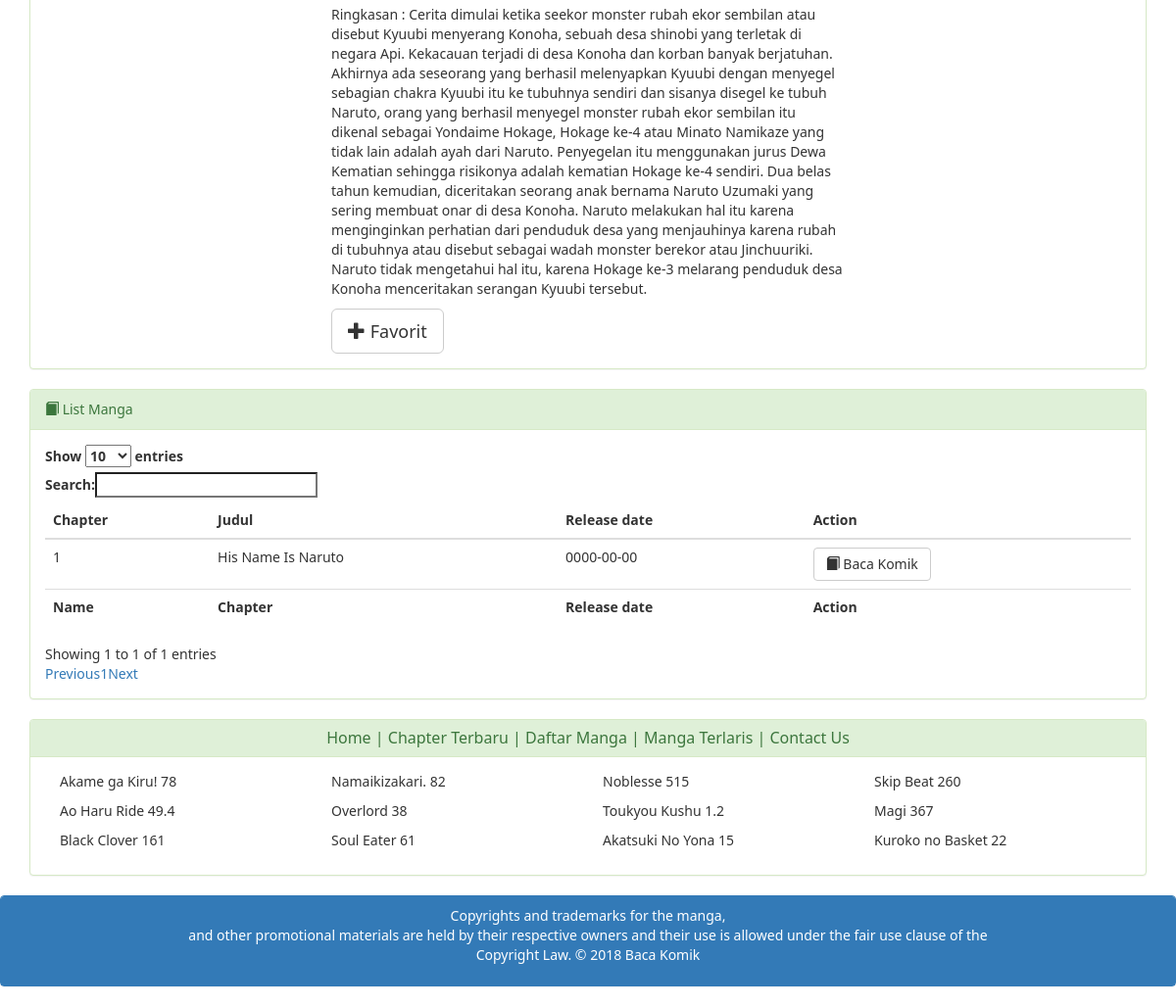
/welcome/detail/1 (lower part), run on an earlier commit of the app's database.
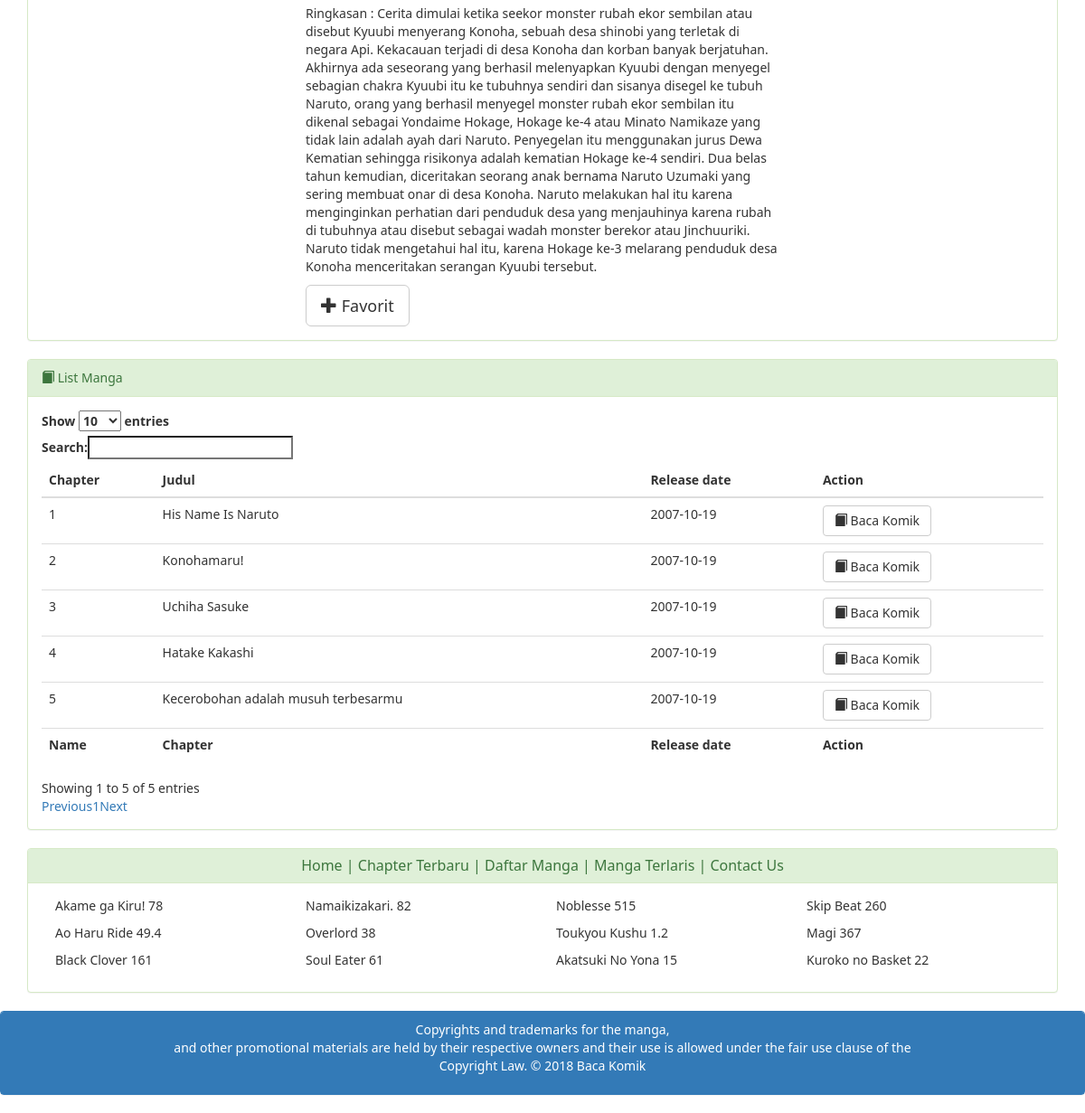
And on a later commit of the database.
### tables this page shows
CREATE TABLE `komik` (
  `idkomik` int(11) NOT NULL,
  `namakomik` varchar(255) NOT NULL,
  `pengarang` varchar(50) NOT NULL,
  `status` varchar(30) NOT NULL,
  `ringkasan` text NOT NULL,
  `cover` varchar(50) NOT NULL
);

CREATE TABLE `chapter` (
  `idchapter` int(11) NOT NULL,
  `judulchapter` varchar(255) NOT NULL,
  `volchapter` int(11) NOT NULL,
  `tanggalrilis` date NOT NULL,
  `fk_idkomik` int(11) NOT NULL
);

### application/controllers/Welcome.php (called while the page is built, shortened)
<?php
class Welcome extends CI_Controller {
	public function detail($id)
	{
		$this->load->model('home_model');
		$data["komik"] = $this->home_model->detail($id);
		$data["chapter"] = $this->home_model->chapterkomik($id);
		$this->load->view('homepagedetail',$data);
	}
}

### index.php (called while the page is built, shortened)
<?php
require_once BASEPATH.'core/CodeIgniter.php';

### application/models/home_model.php (called while the page is built, shortened)
<?php
class home_model extends CI_Model {
	public function detail($id)
	{
 		 $this->db->where('idkomik', $id);
 		 $query = $this->db->get('komik');
  		return $query->result();
	}
	public function chapterkomik($id)
	{
 		 $this->db->where('fk_idkomik', $id);
 		 $query = $this->db->get('chapter');
  		return $query->result();
	}
}

### application/views/homepagedetail.php (the view, shortened to what this page needs)
<?php $this->load->view('layout/base_start');?>
<div class="container">
<div class="container-fluid">
<div class="row">
<div class="panel panel-success">
	<div class="panel-body">
		<?php foreach ($komik as $key) { ;?>
			<div class="col-xs-6 col-sm-6 col-md-6 col-lg-6">
				<h4>Nama Komik : <?php echo $key->namakomik?></h5>
				<h4>Pembuat : <?php echo $key->pengarang?></h5>
				<h4>Status : <?php echo $key->status?></h5>
				<p>Ringkasan : <?php echo $key->ringkasan?></p>
				<a href="#"><button type="button" class="btn btn-default btn-lg" aria-label="Left Align">
				<span class="glyphicon glyphicon-plus" aria-hidden="true"></span> Favorit </button></a>
			</div>
		<?php } ?>
	</div>
</div>
</div>
</div>
    <div class="container-fluid">
            <div class="row">
            <div class="panel panel-success">
            <div class="panel-heading"><span class="glyphicon glyphicon-book"></span> List Manga </div>
            <div class="panel-body">
      <table id="example" class="table table-responsive table-hover">
        <thead>
            <tr>
                <th>Chapter</th>
                <th>Judul</th>
                <th>Release date</th>
                <th>Action</th>
            </tr>
        </thead>
        <tbody>
            <?php foreach ($chapter as $key) { ;?>
            <tr>
                <td><?php echo $key->volchapter?></td>
                <td><?php echo $key->judulchapter?></td>
                <td><?php echo $key->tanggalrilis?></td>
                <td><a href="#"><button type="button" class="btn btn-default" aria-label="Left Align">
					<span class="glyphicon glyphicon-book" aria-hidden="true"></span> Baca Komik </button></a></td>
            </tr>
            <?php } ?>
        </tbody>
        <tfoot>
            <tr>
                <th>Name</th>
                <th>Chapter</th>
                <th>Release date</th>
                <th>Action</th>
            </tr>
        </tfoot>
    </table>
</div>
</div>
</div>
</div>
</div>
<?php $this->load->view('layout/footer');?>

### application/views/layout/base_start.php (shortened to what this page needs)
<!DOCTYPE html>
<html lang="">
	<head>
		<link type="text/css" rel="stylesheet" href="https://maxcdn.bootstrapcdn.com/bootstrap/3.3.7/css/bootstrap.min.css"  media="screen,projection"/>
      	<link type="text/css" rel="stylesheet" href="https://cdn.datatables.net/1.10.19/css/dataTables.bootstrap.min.css">
	</head>
	<body>

### application/views/layout/footer.php
<footer>
<div class="container">
	<div class="panel panel-success">
		<div class="panel-heading">
			<h3 class="panel-title text-center"> Home | Chapter Terbaru | Daftar Manga | Manga Terlaris | <a href="<?php echo base_url('Welcome/contact'); ?>">Contact Us </a> </h3>
		</div>
		<div class="panel-body">
			<div class="col-xs-3 col-sm-3 col-md-3 col-lg-3">
				<p>Akame ga Kiru! 78</p>
			</div>
			<div class="col-xs-3 col-sm-3 col-md-3 col-lg-3">
				<p>Namaikizakari. 82</p>
			</div>
			<div class="col-xs-3 col-sm-3 col-md-3 col-lg-3">
				<p>Noblesse 515</p>
			</div>
			<div class="col-xs-3 col-sm-3 col-md-3 col-lg-3">
				<p>Skip Beat 260</p>
			</div>
			<div class="col-xs-3 col-sm-3 col-md-3 col-lg-3">
				<p>Ao Haru Ride 49.4</p>
			</div>
			<div class="col-xs-3 col-sm-3 col-md-3 col-lg-3">
				<p>Overlord 38</p>
			</div>
			<div class="col-xs-3 col-sm-3 col-md-3 col-lg-3">
				<p>Toukyou Kushu 1.2</p>
			</div>
			<div class="col-xs-3 col-sm-3 col-md-3 col-lg-3">
				<p>Magi 367</p>
			</div>
			<div class="col-xs-3 col-sm-3 col-md-3 col-lg-3">
				<p>Black Clover 161</p>
			</div>
			<div class="col-xs-3 col-sm-3 col-md-3 col-lg-3">
				<p>Soul Eater 61</p>
			</div>
			<div class="col-xs-3 col-sm-3 col-md-3 col-lg-3">
				<p>Akatsuki No Yona 15</p>
			</div>
			<div class="col-xs-3 col-sm-3 col-md-3 col-lg-3">
				<p>Kuroko no Basket 22</p>
			</div>
		</div>
	</div>
</div>
<div class="panel panel-primary">
	<div class="panel-heading">
		<p class="text-center">Copyrights and trademarks for the manga,<br>
			and other promotional materials are held by their respective owners and their use is allowed under the fair use clause of the <br>
			Copyright Law. © 2018 Baca Komik</p>
	</div>
</div>
</footer>

### application/views/layout/base_start.php (style rules this page uses)
body { font-family: 'Segoe UI'; }

What changed in the data, as far as the page shows it:
changed chapter "His Name Is Naruto": tanggalrilis "0000-00-00" → "2007-10-19"
added chapter: volchapter "2", judulchapter "Konohamaru!", tanggalrilis "2007-10-19"
added chapter: volchapter "3", judulchapter "Uchiha Sasuke", tanggalrilis "2007-10-19"
added chapter: volchapter "4", judulchapter "Hatake Kakashi", tanggalrilis "2007-10-19"
added chapter: volchapter "5", judulchapter "Kecerobohan adalah musuh terbesarmu", tanggalrilis "2007-10-19"
Also different on the page:
text written by a page script: "Show entries Search: Showing 1 to 1 of 1 entries Previous 1 Next" → "Show entries Search: Showing 1 to 5 of 5 entries Previous 1 Next"
